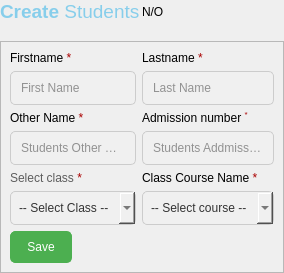
                   <widget class="QFrame" name="frame_97">
                    <property name="frameShape">
                     <enum>QFrame::Shape::NoFrame</enum>
                    </property>
                    <property name="frameShadow">
                     <enum>QFrame::Shadow::Raised</enum>
                    </property>
                    <layout class="QHBoxLayout" name="horizontalLayout_47">
                     <property name="spacing">
                      <number>0</number>
                     </property>
                     <property name="leftMargin">
                      <number>0</number>
                     </property>
                     <property name="topMargin">
                      <number>0</number>
                     </property>
                     <property name="rightMargin">
                      <number>0</number>
                     </property>
                     <property name="bottomMargin">
                      <number>0</number>
                     </property>
                     <item>
                      <widget class="QFrame" name="frame_98">
                       <property name="frameShape">
                        <enum>QFrame::Shape::NoFrame</enum>
                       </property>
                       <property name="frameShadow">
                        <enum>QFrame::Shadow::Raised</enum>
                       </property>
                       <layout class="QVBoxLayout" name="verticalLayout_52" stretch="0,0,0">
                        <property name="spacing">
                         <number>4</number>
                        </property>
                        <property name="leftMargin">
                         <number>0</number>
                        </property>
                        <property name="topMargin">
                         <number>0</number>
                        </property>
                        <property name="rightMargin">
                         <number>0</number>
                        </property>
                        <property name="bottomMargin">
                         <number>0</number>
                        </property>
                        <item>
                         <widget class="QFrame" name="frame_99">
                          <property name="frameShape">
                           <enum>QFrame::Shape::NoFrame</enum>
                          </property>
                          <property name="frameShadow">
                           <enum>QFrame::Shadow::Raised</enum>
                          </property>
                          <layout class="QHBoxLayout" name="horizontalLayout_48">
                           <property name="spacing">
                            <number>0</number>
                           </property>
                           <property name="leftMargin">
                            <number>0</number>
                           </property>
                           <property name="topMargin">
                            <number>0</number>
                           </property>
                           <property name="rightMargin">
                            <number>0</number>
                           </property>
                           <property name="bottomMargin">
                            <number>0</number>
                           </property>
                           <item>
                            <widget class="QLabel" name="label_92">
                             <property name="styleSheet">
                              <string notr="true">color:skyblue;</string>
                             </property>
                             <property name="text">
                              <string>&lt;html&gt;&lt;head/&gt;&lt;body&gt;&lt;p&gt;&lt;span style=&quot; font-size:14pt; font-weight:600;&quot;&gt;Create&lt;/span&gt;&lt;span style=&quot; font-size:14pt;&quot;&gt; Students&lt;/span&gt;&lt;/p&gt;&lt;/body&gt;&lt;/html&gt;</string>
                             </property>
                            </widget>
                           </item>
                           <item>
                            <widget class="QLabel" name="createTeachersStatusLabel_2">
                             <property name="text">
                              <string>N/O</string>
                             </property>
                            </widget>
                           </item>
                          </layout>
                         </widget>
                        </item>
                        <item>
                         <spacer name="verticalSpacer_9">
                          <property name="orientation">
                           <enum>Qt::Orientation::Vertical</enum>
                          </property>
                          <property name="sizeType">
                           <enum>QSizePolicy::Policy::Preferred</enum>
                          </property>
                          <property name="sizeHint" stdset="0">
                           <size>
                            <width>20</width>
                            <height>14</height>
                           </size>
                          </property>
                         </spacer>
                        </item>
                        <item>
                         <widget class="QFrame" name="frame_100">
                          <property name="frameShape">
                           <enum>QFrame::Shape::StyledPanel</enum>
                          </property>
                          <property name="frameShadow">
                           <enum>QFrame::Shadow::Raised</enum>
                          </property>
                          <layout class="QHBoxLayout" name="horizontalLayout_49">
                           <item>
                            <widget class="QFrame" name="frame_101">
                             <property name="styleSheet">
                              <string notr="true">QLineEdit{
	background-color: #f0f0f0;
	border: 1px solid #ccc;
	border-radius: 5px;
	padding: 8px;
	color: #333;
}

QLineEdit:hover{
	border-color: #aaa;
}

QLineEdit:focus{
	border-color: #5cacee;
}

QPushButton {
	background-color: #4caf50;
	color: white;
	border: 1px solid #4caf50;
	border-radius: 5px;
	padding: 8px 16px;
}QLineEdit:hover{
	border-color: #aaa;
}

QLineEdit:focus{
	border-color: #5cacee;
}

QPushButton:hover{
	background-color: #45a049;
}

QPushButton:pressed{
	background-color: #3e8e41;
}

QComboBox{
	background-color: #f0f0f0;
	border: 1px solid #ccc;
	border-radius: 5px;
	padding: 8px;
	color: #333;
}

QComboBox:hover{
	border-color: #aaa;
}

QComboBox:focus{
	border-color: #5cacee;
}</string>
                             </property>
                             <property name="frameShape">
                              <enum>QFrame::Shape::NoFrame</enum>
                             </property>
                             <property name="frameShadow">
                              <enum>QFrame::Shadow::Raised</enum>
                             </property>
                             <layout class="QGridLayout" name="gridLayout_14">
                              <property name="leftMargin">
                               <number>0</number>
                              </property>
                              <property name="topMargin">
                               <number>0</number>
                              </property>
                              <property name="rightMargin">
                               <number>0</number>
                              </property>
                              <property name="bottomMargin">
                               <number>0</number>
                              </property>
                              <item row="1" column="1">
                               <widget class="QLineEdit" name="student_lastname_entry">
                                <property name="placeholderText">
                                 <string>Last Name</string>
                                </property>
                               </widget>
                              </item>
                              <item row="5" column="1">
                               <widget class="QComboBox" name="Class_courses_combobox_students">
                                <property name="sizePolicy">
                                 <sizepolicy hsizetype="Expanding" vsizetype="Preferred">
                                  <horstretch>0</horstretch>
                                  <verstretch>0</verstretch>
                                 </sizepolicy>
                                </property>
                                <property name="placeholderText">
                                 <string>-- Select course --</string>
                                </property>
                               </widget>
                              </item>
                              <item row="2" column="1">
                               <widget class="QLabel" name="label_93">
                                <property name="text">
                                 <string>&lt;html&gt;&lt;head/&gt;&lt;body&gt;&lt;p&gt;Admission number &lt;span style=&quot; color:#aa0000; vertical-align:super;&quot;&gt;*&lt;/span&gt;&lt;/p&gt;&lt;/body&gt;&lt;/html&gt;</string>
                                </property>
                               </widget>
                              </item>
                              <item row="6" column="0" alignment="Qt::AlignmentFlag::AlignLeft">
                               <widget class="QPushButton" name="CreateStudentPushButton">
                                <property name="text">
                                 <string>Save</string>
                                </property>
                               </widget>
                              </item>
                              <item row="4" column="1">
                               <widget class="QLabel" name="label_94">
                                <property name="text">
                                 <string>&lt;html&gt;&lt;head/&gt;&lt;body&gt;&lt;p&gt;Class Course Name &lt;span style=&quot; color:#aa0000;&quot;&gt;*&lt;/span&gt;&lt;/p&gt;&lt;/body&gt;&lt;/html&gt;</string>
                                </property>
                               </widget>
                              </item>
                              <item row="0" column="0">
                               <widget class="QLabel" name="label_95">
                                <property name="text">
                                 <string>&lt;html&gt;&lt;head/&gt;&lt;body&gt;&lt;p&gt;Firstname &lt;span style=&quot; color:#aa0000;&quot;&gt;*&lt;/span&gt;&lt;/p&gt;&lt;/body&gt;&lt;/html&gt;</string>
                                </property>
                               </widget>
                              </item>
                              <item row="4" column="0">
                               <widget class="QLabel" name="label_96">
                                <property name="styleSheet">
                                 <string notr="true">color:rgb(93, 93, 93);
</string>
                                </property>
                                <property name="text">
                                 <string>&lt;html&gt;&lt;head/&gt;&lt;body&gt;&lt;p&gt;Select class &lt;span style=&quot; color:#aa0000;&quot;&gt;*&lt;/span&gt;&lt;/p&gt;&lt;/body&gt;&lt;/html&gt;</string>
                                </property>
                               </widget>
                              </item>
                              <item row="2" column="0">
                               <widget class="QLabel" name="label_97">
                                <property name="text">
                                 <string>&lt;html&gt;&lt;head/&gt;&lt;body&gt;&lt;p&gt;Other Name &lt;span style=&quot; color:#aa0000;&quot;&gt;*&lt;/span&gt;&lt;/p&gt;&lt;/body&gt;&lt;/html&gt;</string>
                                </property>
                               </widget>
                              </item>
                              <item row="1" column="0">
                               <widget class="QLineEdit" name="student_firtname_entry">
                                <property name="placeholderText">
                                 <string>First Name</string>
                                </property>
                               </widget>
                              </item>
                              <item row="5" column="0">
                               <widget class="QComboBox" name="selectClassCombobox_createStudent">
                                <property name="sizePolicy">
                                 <sizepolicy hsizetype="Expanding" vsizetype="Fixed">
                                  <horstretch>0</horstretch>
                                  <verstretch>0</verstretch>
                                 </sizepolicy>
                                </property>
                                <property name="placeholderText">
                                 <string>-- Select Class --</string>
                                </property>
                               </widget>
                              </item>
                              <item row="0" column="1">
                               <widget class="QLabel" name="label_98">
                                <property name="text">
                                 <string>&lt;html&gt;&lt;head/&gt;&lt;body&gt;&lt;p&gt;Lastname &lt;span style=&quot; color:#aa0000;&quot;&gt;*&lt;/span&gt;&lt;/p&gt;&lt;/body&gt;&lt;/html&gt;</string>
                                </property>
                               </widget>
                              </item>
                              <item row="3" column="1">
                               <widget class="QLineEdit" name="student_admission_number_enty">
                                <property name="inputMask">
                                 <string>xxxxxxxxx</string>
                                </property>
                                <property name="placeholderText">
                                 <string>Students Addmission Number</string>
                                </property>
                               </widget>
                              </item>
                              <item row="3" column="0">
                               <widget class="QLineEdit" name="student_othername_entry">
                                <property name="placeholderText">
                                 <string>Students Other Name</string>
                                </property>
                               </widget>
                              </item>
                             </layout>
                            </widget>
                           </item>
                          </layout>
                         </widget>
                        </item>
                       </layout>
                      </widget>
                     </item>
                     <item>
                      <widget class="QFrame" name="frame_102">
                       <property name="sizePolicy">
                        <sizepolicy hsizetype="Expanding" vsizetype="Preferred">
                         <horstretch>0</horstretch>
                         <verstretch>0</verstretch>
                        </sizepolicy>
                       </property>
                       <property name="frameShape">
                        <enum>QFrame::Shape::NoFrame</enum>
                       </property>
                       <property name="frameShadow">
                        <enum>QFrame::Shadow::Raised</enum>
                       </property>
                      </widget>
                     </item>
                    </layout>
                   </widget>
